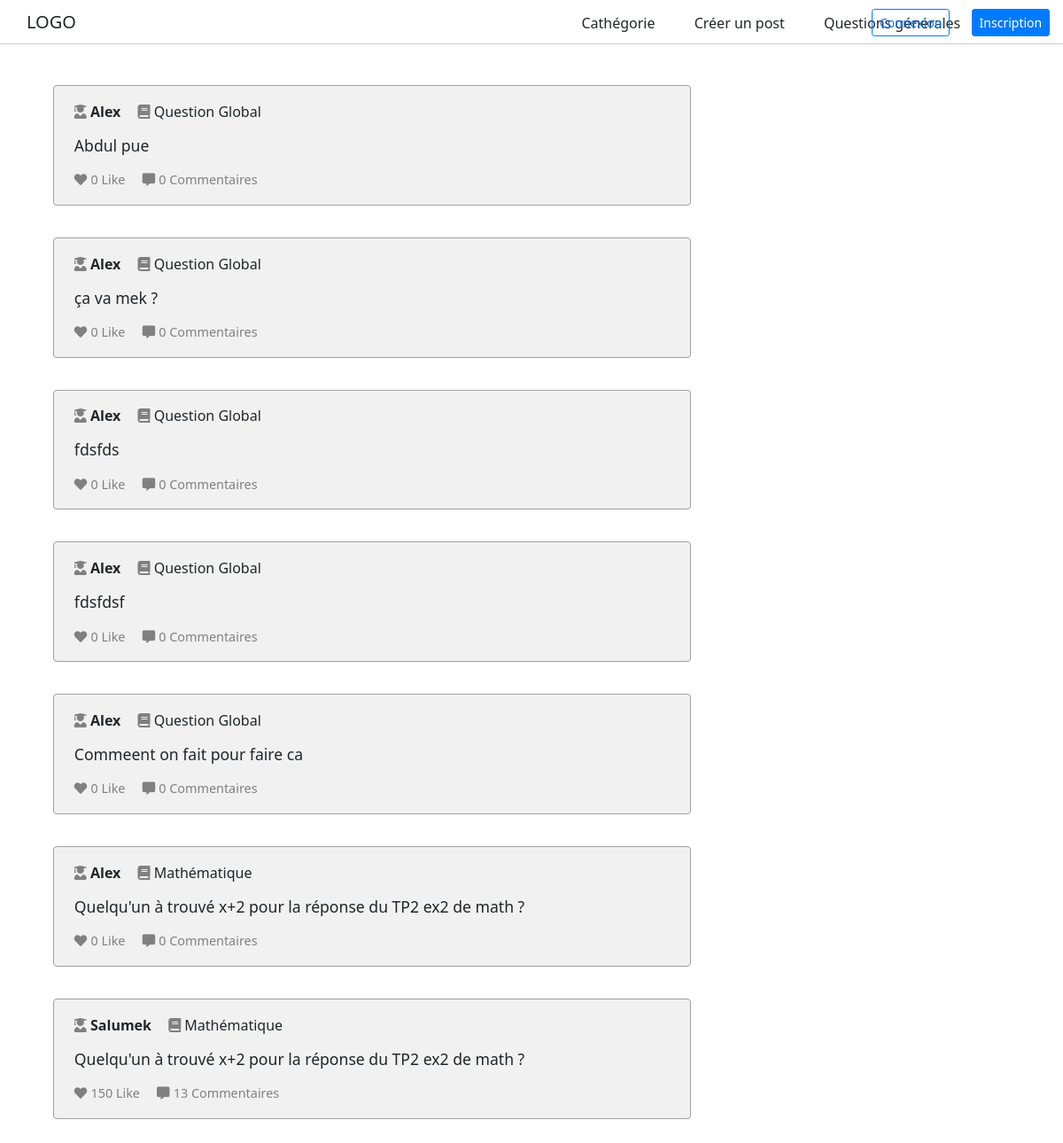
The page /NTIC/index.php on the database its author committed.
### tables this page shows
CREATE TABLE `Utilisateur` (
  `ID` int(11) NOT NULL,
  `Nom_Utilisateur` varchar(24) NOT NULL,
  `MDP` varchar(24) NOT NULL,
  `Email` varchar(24) NOT NULL
);

CREATE TABLE `Post` (
  `Id_Post` int(255) NOT NULL,
  `Titre` varchar(255) NOT NULL,
  `Id_Utilisateur` int(255) NOT NULL,
  `Coeur` int(255) DEFAULT NULL,
  `Detail` varchar(255) DEFAULT NULL,
  `Theme` varchar(255) NOT NULL,
  `Tags` varchar(255) DEFAULT NULL,
  `Nb_commentaire` int(255) DEFAULT NULL
);

### NTIC/index.php (the view, shortened to what this page needs)
<?php
    include "connect.php";
    ?>
<!DOCTYPE html>
<html lang="en">
<head>
    <link rel="stylesheet" href="https://stackpath.bootstrapcdn.com/bootstrap/4.1.3/css/bootstrap.min.css">
    <link rel="stylesheet" href="https://use.fontawesome.com/releases/v5.7.2/css/all.css">
    <link rel="stylesheet" type="text/css" href="style.css">
</head>
<body>
    <div class="header">
            <div class="logo">
                    <a href="index.php" style="font-size:20px; padding-left: 20px;">LOGO</a>
            </div>
            <div class="onglet">
                    <a href="" style="margin-right: 40px;">Cathégorie</a>
                    <a href="create_post.php" style="margin-right: 40px;">Créer un post</a>
                    <a href="">Questions générales</a>
            </div>
            <?php
            if (isset($_SESSION['id'])) {
                echo '
                <div class="login">
                    <form action="logout.php" method="POST">
                    <button type="submit" name="submit" id="logout" class="btn btn-outline-primary btn-sm" style="margin-right:20px;">Deconnexion</button>
                    </form>
                </div>
                ';
            }
            else{
                echo '
                <div class="login">
                    <a href="connexion.php"><button type="button" class="btn btn-outline-primary btn-sm" style="margin-right:20px;">Connexion</button>
                    <a href="inscription.php"><button type="button" class="btn btn-primary btn-sm">Inscription</button></a>
                </div>
                ';
            }
            ?>
    </div>
    <div class="content">
    <?php
        $req1 = "SELECT * FROM Post ORDER BY ID_Post DESC";
        $result1 = $bddconn -> query($req1);
        while ($row1 = $result1 -> fetch()) {
            if ($row1 ==true ){
                $req2 = "SELECT Nom_Utilisateur FROM Utilisateur WHERE ID = ".$row1[2]."";
                $result2 = $bddconn -> query($req2);
                while ($row2 = $result2 -> fetch()) {
                if ($row2 ==true ){
                        echo '
                        <form id="postform" action="post.php">
                            <div class="block">
                            <div class="users">
                                    <i class="fas fa-user-graduate" style="color:gray; font-size:1em;"></i>
                                    <p style="display:inline-block; padding-right: 15px; font-size:1em; font-weight: bold;">'.$row2[0].'</p>
                                    <i class="fas fa-book" style="color:gray; font-size:1.3em; font-size:1em;"></i>
                                    <p style="display:inline-block; font-size:1em;">'.$row1[5].'</p>
                            </div>
                            <div class="question">
                                <p>'.$row1[1].'</p>
                            </div>
                            <div class="like">
                            </form>
                            ';
                            ?>
                            <?php
                                $req3 = "SELECT * FROM Coeur WHERE Id_User = '".$_SESSION['id']."' AND Id_Post = ".$row1[0];
                                $result3 = $bddconn -> query($req3);
                                if($result3->rowCount()>0){
                                    echo '
                                    <button class="unlike" id="unliked'.$row1[0].'" onclick=unlike('.$row1[0].')><i class="fas fa-heart coeur" style="color:red" ></i></button>
                                    <button class="liked hide" id="liked'.$row1[0].'" onclick=like('.$row1[0].')><i class="fas fa-heart coeur"></i></button>
                                    <p style="display:inline-block; padding-right: 15px; color:grey; font-size:0.9em;"><span id="nblike'.$row1[0].'">'.$row1[3].'</span><span> Like</span></p>
                                    ';
                                }
                                else{
                                    echo '
                                    <button class="liked" id="liked'.$row1[0].'" onclick=like('.$row1[0].')><i class="fas fa-heart coeur"></i></button>
                                    <button class="unlike hide" id="unliked'.$row1[0].'" onclick=unlike('.$row1[0].')><i class="fas fa-heart coeur" style="color:red" ></i></button>
                                    <p style="display:inline-block; padding-right: 15px; color:grey; font-size:0.9em;"><span id="nblike'.$row1[0].'">'.$row1[3].'</span><span> Like</span></p>
                                    ';
                                }
                            ?>
                            <?php
                            echo'
                                    <i class="fas fa-comment-alt" style="color:gray; font-size:0.9em;"></i>
                                    <a href="connexion.php" class="comm"><p style="display:inline-block; color:grey; font-size:0.9em;">'.$row1[7].'<span> Commentaires</span></p></a>
                            </div>
                        </div>
                    ';
                    }
                }
            }
        }
    ?>
        <div class="block" style="margin-bottom:150px;">
            <div class="users">
                    <i class="fas fa-user-graduate" style="color:gray; font-size:1em;"></i>
                    <p style="display:inline-block; padding-right: 15px; font-size:1em; font-weight: bold;">Salumek</p>
                    <i class="fas fa-book" style="color:gray; font-size:1.3em; font-size:1em;"></i>
                    <p style="display:inline-block; font-size:1em;">Mathématique</p>
            </div>
            <div class="question">
                <p>Quelqu'un à trouvé x+2 pour la réponse du TP2 ex2 de math ?</p>
            </div>
            <div class="like">
                    <i class="fas fa-heart" style="color:gray; font-size:0.9em;"></i>
                    <p style="display:inline-block; padding-right: 15px; color:grey; font-size:0.9em;">150<span> Like</span></p>
                    <i class="fas fa-comment-alt" style="color:gray; font-size:0.9em;"></i>
                    <p style="display:inline-block; color:grey; font-size:0.9em;">13<span> Commentaires</span></p>
            </div>
        </div>
</body>
</html>

### NTIC/style.css (style rules this page uses)
.header { height: 50px; width: 100%; border-bottom: 1px solid rgb(204, 204, 204); position: fixed; display: block; top: 0%; left: 0%; padding: 10px; background-color: white; }
html, body { font-family:'Segoe UI', Tahoma, Geneva, Verdana, sans-serif; margin: 0px; padding: 0; width: 100%; height: 100; }
.content { padding-top:5%; }
.login { left:82%; position: absolute; display: inline-block; }
.logo { display: inline-block; }
.block { background-color:rgb(241, 241, 241); margin-left:5%; margin-right:5%; border-radius:4px; border: 1px solid rgb(161, 161, 161); padding: 1em; display: grid; grid-template-rows: 25% 50% 25%; width:60%; margin-top:3%; cursor: pointer; }
p { margin-bottom:0; }
.question { padding-left:1%; align-self: center; font-size:1.1em; padding-top: 2%; padding-bottom: 2%; }
.like { padding-left: 1%; align-self: center; }
.users { padding-left: 1%; display:inline-block; align-self: center; }
.onglet { margin-left:48%; display: inline-block; }
a { color: inherit; text-decoration: inherit; }

### NTIC/index.php (style rules this page uses)
.block { background-color:rgb(241, 241, 241); margin-left:5%; margin-right:5%; border-radius:4px; padding: 1em; display: grid; grid-template-rows: 25% 50% 25%; width:60%; margin-top:3%; cursor: initial; }
button.liked { border:none; outline:none; background-color:rgb(241, 241, 241); cursor:pointer; padding:0px; }
.coeur { color:grey; font-size:0.9em; }

### rows shown on the page
post: Theme "Question Global", Titre "Abdul pue", Coeur "0", Nb_commentaire "0"
utilisateur: Nom_Utilisateur "Alex"
post: Theme "Question Global", Titre "ça va mek ?", Coeur "0", Nb_commentaire "0"
post: Theme "Question Global", Titre "fdsfds", Coeur "0", Nb_commentaire "0"
post: Theme "Question Global", Titre "fdsfdsf", Coeur "0", Nb_commentaire "0"
post: Theme "Question Global", Titre "Commeent on fait pour faire ca", Coeur "0", Nb_commentaire "0"
post: Theme "Mathématique", Titre "Quelqu'un à trouvé x+2 pour la réponse du TP2 ex2 de math ?", Coeur "0", Nb_commentaire "0"
